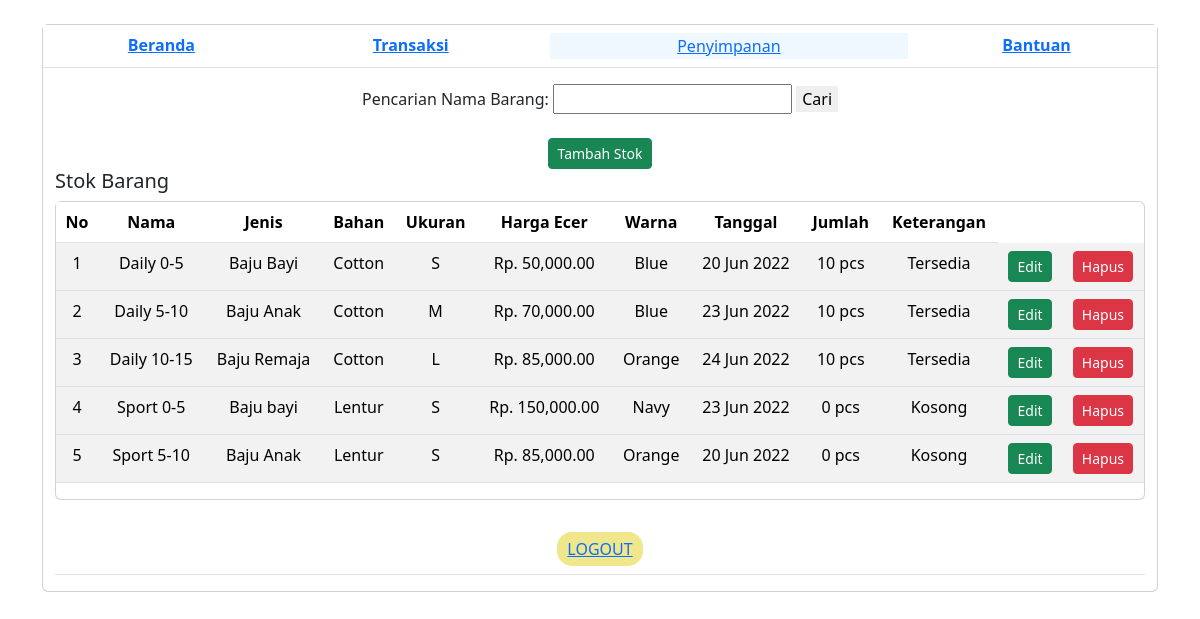
Screenshot of /admin/simpan.php with the database file from the repository.
### tables this page shows
CREATE TABLE `barang` (
  `id` int(11) NOT NULL,
  `nama` varchar(50) NOT NULL,
  `jenis` varchar(50) NOT NULL,
  `bahan` varchar(50) NOT NULL,
  `ukuran` char(5) NOT NULL,
  `harga` varchar(50) NOT NULL,
  `warna` varchar(50) NOT NULL,
  `tgl` date NOT NULL,
  `jml` char(20) NOT NULL,
  `ket` varchar(50) NOT NULL
);

### admin/simpan.php (the view, shortened to what this page needs)
<?php
include '../koneksi.php';
?>
<!doctype html>
<html lang="en">
<head>
    <link rel="stylesheet" type="text/css" href="../bootstrap-5.1.3-dist/css/bootstrap.min.css">
    <link rel="stylesheet" type="text/css" href="../fontawesome-free-5.15.0-web/css/all.min.css">
</head>
<body>
<br>
<div class="container">
        <div class="card">
      <table class="table table-border">
      <tr align="center">
      <th>
         <a class="table" href="index.php">Beranda</a>
      </th>
      <th>
      <a class="table" href="transaksi.php">Transaksi</a>
      </th>
      <th>
      <button style="background-color: #F0F8FF; border: none; width: 100%;"> <a class="table" href="simpan.php">Penyimpanan</a></button>
      </th>
      <th>
        <a class="table" href="bantu.php">Bantuan</a>
      </th>
      </tr>
      </table>
      <div class="container">
      <form method="GET" action="simpan.php" style="text-align: center;">
		<label>Pencarian Nama Barang:</label>
		<input type="text" style="border: 1" name="cari" value="<?php if(isset($_GET['cari'])) { echo $_GET['cari']; } ?>" />
		<button type="submit" style="border: none" value="cari">Cari</button>
</form>
</div>
<br>
      <div class="container">
        <center><a href="#" class="btn btn-sm btn-success" data-toggle="modal" data-target="#myModalTambahData">Tambah Stok</a></center></div>
</div>
</div>
  <div class="container">
        <h5>Stok Barang</h5>
        <div class="card">
            <table class="table table-striped">
            <thead>
              <tr align="center">
                <th>No</th>
                <th>Nama</th>
                <th>Jenis</th>
                <th>Bahan</th>
                <th>Ukuran</th>
                <th>Harga Ecer</th>
                <th>Warna</th>
                <th>Tanggal</th>
                <th>Jumlah</th>
                <th>Keterangan</th>
              </tr>
            </thead>
            <tbody>
                       <?php
                         $halaman = 10;
                         $page =isset($_GET["halaman"]) ? (int)$_GET["halaman"] : 1;
                         $mulai  =($page>1) ? ($page * $halaman) - $halaman : 0;
                         $query = mysqli_query($conn,"SELECT * FROM barang LIMIT $mulai, $halaman");
                         while ($data = mysqli_fetch_assoc($query))
                         {
                          $no =$mulai+1;
                          while ($data = mysqli_fetch_assoc($query)) {
                      ?>
              <tr align="center">
                    <td><?=$no ++ ?></td>
                    <td><?=$data['nama'] ?></td>
                    <td><?=$data['jenis'] ?></td>
                    <td><?=$data['bahan'] ?></td>
                    <td><?=$data['ukuran'] ?></td>
                    <td>Rp. <?=number_format($data['harga'])?>.00</td>
                    <td><?=$data['warna'] ?></td>
                    <td><?php echo date('d M Y', strtotime($data['tgl'])) ?></td>
                    <td><?=$data['jml'] ?> pcs</td>
                    <td><?=$data['ket'] ?></td>
                <td>
                  <a href="#" class="btn btn-sm btn-success" data-toggle="modal" data-target="#myModalEdit<?php echo $data['id']; ?>">Edit</a>
                </td>
                <td>
                      <a href="hapus_stok.php?id=<?php echo $data['id'] ?>" class="btn btn-sm btn-danger" onclick="return confirm('Apakah anda yakin ingin hapus data ini?')">Hapus</a>
                    </td>
              </div>
              </tr>
            <?php } } ?>
    <br>
    <div class="container">
    <table class="table table-border">
      <tr>
      <th>
        <center><button style="background-color: khaki; border: none; border-radius: 15px; padding: 5px 10px;">
        <a href="logout.php" class="table">LOGOUT</a></button></center></th></tr></table></div>
</body>
</html>

### rows the page displays
barang: nama "Daily 0-5", jenis "Baju Bayi", bahan "Cotton", ukuran "S", harga "50,000", warna "Blue", tgl "20 Jun 2022", jml "10", ket "Tersedia"
barang: nama "Daily 5-10", jenis "Baju Anak", bahan "Cotton", ukuran "M", harga "70,000", warna "Blue", tgl "23 Jun 2022", jml "10", ket "Tersedia"
barang: nama "Daily 10-15", jenis "Baju Remaja", bahan "Cotton", ukuran "L", harga "85,000", warna "Orange", tgl "24 Jun 2022", jml "10", ket "Tersedia"
barang: nama "Sport 0-5", jenis "Baju bayi", bahan "Lentur", ukuran "S", harga "150,000", warna "Navy", tgl "23 Jun 2022", jml "0", ket "Kosong"
barang: nama "Sport 5-10", jenis "Baju Anak", bahan "Lentur", ukuran "S", harga "85,000", warna "Orange", tgl "20 Jun 2022", jml "0", ket "Kosong"
